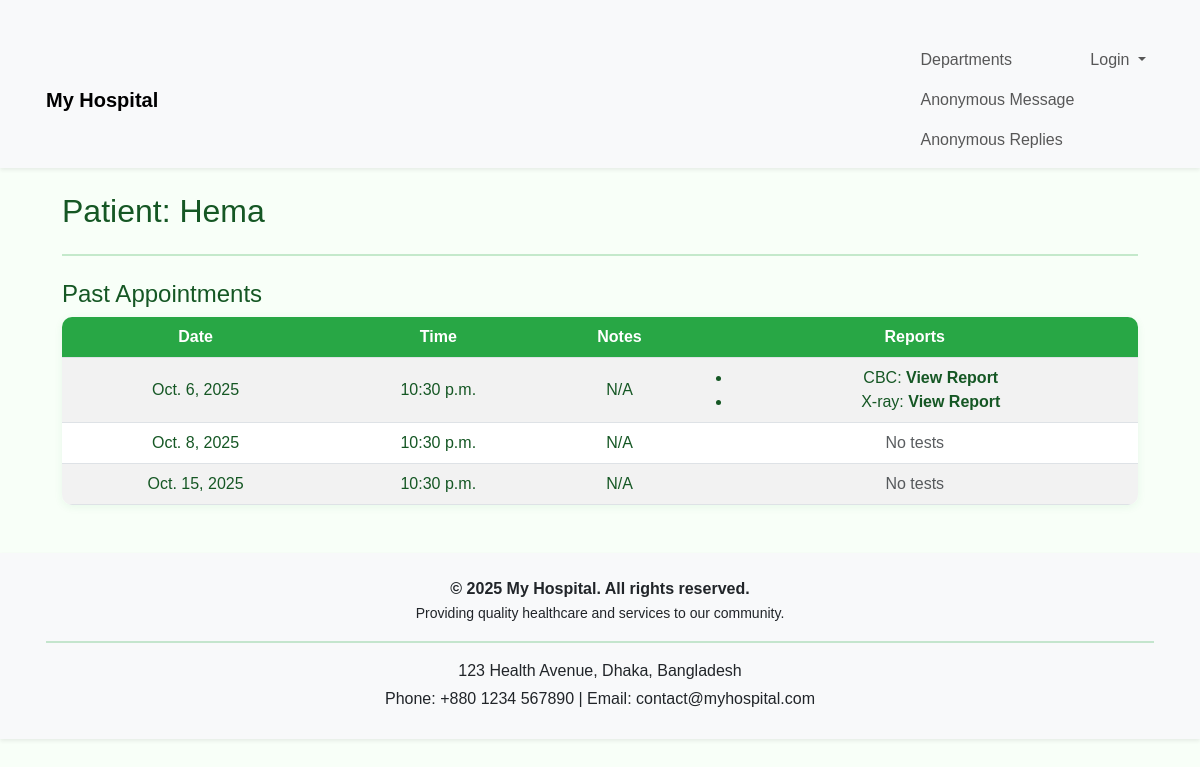
Screenshot of /doctors/doctor/view-patient/6/ with the database file from the repository.
### doctors/models.py (models this page shows, shortened)
class PatientProfile(models.Model):
    user = models.OneToOneField(User, on_delete=models.CASCADE)
    profile_picture = models.ImageField(upload_to='profile_pics/', blank=True, null=True)
    name = models.CharField(max_length=100)
    gender_choices = [
        ('M', 'Male'),
        ('F', 'Female'),
        ('O', 'Other'),
    ]
    gender = models.CharField(max_length=1, choices=gender_choices)
    age = models.PositiveIntegerField()
    blood_group_choices = [
        ('A+', 'A+'),
        ('A-', 'A-'),
        ('B+', 'B+'),
        ('B-', 'B-'),
        ('O+', 'O+'),
        ('O-', 'O-'),
        ('AB+', 'AB+'),
        ('AB-', 'AB-'),
    ]
    blood_group = models.CharField(max_length=3, choices=blood_group_choices)

class Appointment(models.Model):
    patient = models.ForeignKey(PatientProfile, on_delete=models.CASCADE)
    doctor = models.ForeignKey(doctor, on_delete=models.CASCADE)
    date = models.DateField()
    time = models.TimeField()
    notes = models.TextField(blank=True, null=True)
    is_paid = models.BooleanField(default=False)
    seen = models.BooleanField(default=False)
    result_file = models.FileField(upload_to='test_reports/', blank=True, null=True)
    class Meta:
        unique_together = ('doctor', 'date', 'time')  # Prevent double booking

class Test(models.Model):
    appointment = models.ForeignKey(Appointment, on_delete=models.CASCADE)
    test_name = models.CharField(max_length=100)
    result_file = models.FileField(upload_to='test_reports/', blank=True, null=True)

### doctors/views.py (the view)
# urls.py: path('doctor/view-patient/<int:patient_id>/', views.view_patient, name='view_patient'),
def view_patient(request, patient_id):
    patient = get_object_or_404(PatientProfile, id=patient_id)
    appointments = Appointment.objects.filter(patient=patient)
    return render(request, 'view_patient.html', {
        'patient': patient,
        'appointments': appointments,
    })

### templates/view_patient.html (shortened to what this page needs)
{% extends 'base.html' %}
{% load static %}
{% block content %}
<link rel="stylesheet" href="{% static 'patient_detail.css' %}">
<div class="container mt-4">
    <h2>Patient: {{ patient.user.username }}</h2>
    <hr>
    <h4>Past Appointments</h4>
    <table class="table table-striped">
        <thead>
            <tr>
                <th>Date</th>
                <th>Time</th>
                <th>Notes</th>
                <th>Reports</th>
            </tr>
        </thead>
        <tbody>
            {% for appt in appointments %}
            <tr>
                <td>{{ appt.date }}</td>
                <td>{{ appt.time }}</td>
                <td>{{ appt.notes|default:"N/A" }}</td>
                <td>
                    {% with tests=appt.test_set.all %}
                        {% if tests %}
                            <ul class="mb-0">
                                {% for t in tests %}
                                    <li>
                                        {{ t.test_name }}:
                                        {% if t.result_file %}
                                            <a href="{{ t.result_file.url }}" target="_blank">View Report</a>
                                        {% else %}
                                            <span class="text-muted">Not uploaded</span>
                                        {% endif %}
                                    </li>
                                {% endfor %}
                            </ul>
                        {% else %}
                            <span class="text-muted">No tests</span>
                        {% endif %}
                    {% endwith %}
                </td>
            </tr>
            {% endfor %}
        </tbody>
    </table>
</div>
{% endblock %}

### static/patient_detail.css (style rules this page uses)
body { background-color: #f8fff8; font-family: Arial, sans-serif; }
.container { margin-top: 2rem; padding: 0 1rem; }
h2, h4 { color: #155724; }
.table { background-color: #fff; border-radius: 10px; overflow: hidden; box-shadow: 0 2px 8px rgba(40,167,69,0.08); }
.table th { background-color: #28a745; color: #fff; font-weight: bold; text-align: center; }
.table td { vertical-align: middle; text-align: center; color: #155724; }
.table-striped tbody tr:nth-of-type(odd) { background-color: #f1fdf1; }
.table a { color: #155724; text-decoration: none; font-weight: bold; }
hr { border-top: 2px solid #28a745; margin: 1.5rem 0; }

### rows the page displays
PatientProfile: user.username "Hema"
Appointment: date "Oct. 6, 2025", time "10:30 p.m.", notes "N/A"
Test: test_name "CBC"
Test: test_name "X-ray"
Appointment: date "Oct. 8, 2025", time "10:30 p.m.", notes "N/A", shows "No tests"
Appointment: date "Oct. 15, 2025", time "10:30 p.m.", notes "N/A", shows "No tests"
